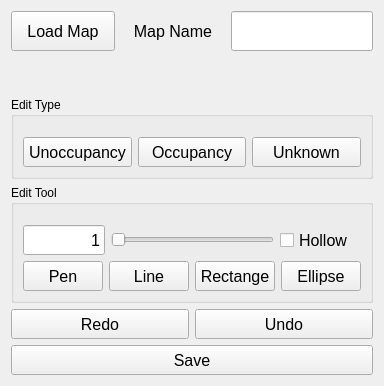
       <widget class="QWidget" name="mapEditPage">
        <property name="enabled">
         <bool>true</bool>
        </property>
        <layout class="QVBoxLayout" name="verticalLayout_3">
         <item>
          <layout class="QHBoxLayout" name="mapEditLoadMapLayout">
           <item>
            <widget class="QPushButton" name="loadMap4EditBtn">
             <property name="sizePolicy">
              <sizepolicy hsizetype="Preferred" vsizetype="Preferred">
               <horstretch>0</horstretch>
               <verstretch>0</verstretch>
              </sizepolicy>
             </property>
             <property name="minimumSize">
              <size>
               <width>0</width>
               <height>40</height>
              </size>
             </property>
             <property name="font">
              <font>
               <pointsize>12</pointsize>
              </font>
             </property>
             <property name="text">
              <string>Load Map</string>
             </property>
            </widget>
           </item>
           <item>
            <widget class="QLabel" name="editMapNameLabel">
             <property name="minimumSize">
              <size>
               <width>0</width>
               <height>40</height>
              </size>
             </property>
             <property name="font">
              <font>
               <pointsize>12</pointsize>
              </font>
             </property>
             <property name="text">
              <string>Map Name</string>
             </property>
             <property name="alignment">
              <set>Qt::AlignCenter</set>
             </property>
            </widget>
           </item>
           <item>
            <widget class="QLineEdit" name="loadMapName4EditLineEdit">
             <property name="sizePolicy">
              <sizepolicy hsizetype="Preferred" vsizetype="Preferred">
               <horstretch>0</horstretch>
               <verstretch>0</verstretch>
              </sizepolicy>
             </property>
             <property name="minimumSize">
              <size>
               <width>0</width>
               <height>40</height>
              </size>
             </property>
             <property name="baseSize">
              <size>
               <width>0</width>
               <height>0</height>
              </size>
             </property>
             <property name="font">
              <font>
               <pointsize>12</pointsize>
              </font>
             </property>
             <property name="alignment">
              <set>Qt::AlignCenter</set>
             </property>
             <property name="readOnly">
              <bool>true</bool>
             </property>
            </widget>
           </item>
          </layout>
         </item>
         <item>
          <spacer name="verticalSpacer_2">
           <property name="orientation">
            <enum>Qt::Vertical</enum>
           </property>
           <property name="sizeHint" stdset="0">
            <size>
             <width>20</width>
             <height>40</height>
            </size>
           </property>
          </spacer>
         </item>
         <item>
          <widget class="QGroupBox" name="editTypeGroupBox">
           <property name="title">
            <string>Edit Type</string>
           </property>
           <property name="flat">
            <bool>false</bool>
           </property>
           <layout class="QHBoxLayout" name="horizontalLayout">
            <property name="topMargin">
             <number>20</number>
            </property>
            <item>
             <widget class="QPushButton" name="unoccupancyBtn">
              <property name="sizePolicy">
               <sizepolicy hsizetype="Minimum" vsizetype="Minimum">
                <horstretch>0</horstretch>
                <verstretch>0</verstretch>
               </sizepolicy>
              </property>
              <property name="minimumSize">
               <size>
                <width>0</width>
                <height>30</height>
               </size>
              </property>
              <property name="baseSize">
               <size>
                <width>0</width>
                <height>30</height>
               </size>
              </property>
              <property name="font">
               <font>
                <pointsize>12</pointsize>
               </font>
              </property>
              <property name="text">
               <string>Unoccupancy</string>
              </property>
              <property name="checkable">
               <bool>true</bool>
              </property>
             </widget>
            </item>
            <item>
             <widget class="QPushButton" name="occupancyBtn">
              <property name="sizePolicy">
               <sizepolicy hsizetype="Minimum" vsizetype="Minimum">
                <horstretch>0</horstretch>
                <verstretch>0</verstretch>
               </sizepolicy>
              </property>
              <property name="minimumSize">
               <size>
                <width>0</width>
                <height>30</height>
               </size>
              </property>
              <property name="baseSize">
               <size>
                <width>0</width>
                <height>30</height>
               </size>
              </property>
              <property name="font">
               <font>
                <pointsize>12</pointsize>
               </font>
              </property>
              <property name="text">
               <string>Occupancy</string>
              </property>
              <property name="checkable">
               <bool>true</bool>
              </property>
             </widget>
            </item>
            <item>
             <widget class="QPushButton" name="unknownBtn">
              <property name="sizePolicy">
               <sizepolicy hsizetype="Minimum" vsizetype="Minimum">
                <horstretch>0</horstretch>
                <verstretch>0</verstretch>
               </sizepolicy>
              </property>
              <property name="minimumSize">
               <size>
                <width>0</width>
                <height>30</height>
               </size>
              </property>
              <property name="baseSize">
               <size>
                <width>0</width>
                <height>30</height>
               </size>
              </property>
              <property name="font">
               <font>
                <pointsize>12</pointsize>
               </font>
              </property>
              <property name="text">
               <string>Unknown</string>
              </property>
              <property name="checkable">
               <bool>true</bool>
              </property>
             </widget>
            </item>
           </layout>
          </widget>
         </item>
         <item>
          <widget class="QGroupBox" name="editToolGroupBox">
           <property name="title">
            <string>Edit Tool</string>
           </property>
           <layout class="QVBoxLayout" name="verticalLayout_8">
            <property name="topMargin">
             <number>20</number>
            </property>
            <item>
             <layout class="QHBoxLayout" name="editToolLayout" stretch="1,2,1">
              <item>
               <widget class="QLineEdit" name="widthLineEdit">
                <property name="minimumSize">
                 <size>
                  <width>0</width>
                  <height>30</height>
                 </size>
                </property>
                <property name="baseSize">
                 <size>
                  <width>0</width>
                  <height>30</height>
                 </size>
                </property>
                <property name="font">
                 <font>
                  <pointsize>12</pointsize>
                 </font>
                </property>
                <property name="text">
                 <string>1</string>
                </property>
                <property name="alignment">
                 <set>Qt::AlignRight|Qt::AlignTrailing|Qt::AlignVCenter</set>
                </property>
                <property name="readOnly">
                 <bool>true</bool>
                </property>
               </widget>
              </item>
              <item>
               <widget class="QSlider" name="widthSlider">
                <property name="minimumSize">
                 <size>
                  <width>0</width>
                  <height>30</height>
                 </size>
                </property>
                <property name="minimum">
                 <number>1</number>
                </property>
                <property name="maximum">
                 <number>10</number>
                </property>
                <property name="pageStep">
                 <number>1</number>
                </property>
                <property name="orientation">
                 <enum>Qt::Horizontal</enum>
                </property>
               </widget>
              </item>
              <item>
               <widget class="QCheckBox" name="hollowCheckBox">
                <property name="minimumSize">
                 <size>
                  <width>0</width>
                  <height>30</height>
                 </size>
                </property>
                <property name="font">
                 <font>
                  <pointsize>12</pointsize>
                 </font>
                </property>
                <property name="text">
                 <string>Hollow</string>
                </property>
               </widget>
              </item>
             </layout>
            </item>
            <item>
             <layout class="QHBoxLayout" name="editToolBtnLayout">
              <item>
               <widget class="QPushButton" name="penBtn">
                <property name="minimumSize">
                 <size>
                  <width>0</width>
                  <height>30</height>
                 </size>
                </property>
                <property name="font">
                 <font>
                  <pointsize>12</pointsize>
                 </font>
                </property>
                <property name="text">
                 <string>Pen</string>
                </property>
                <property name="checkable">
                 <bool>true</bool>
                </property>
               </widget>
              </item>
              <item>
               <widget class="QPushButton" name="lineShapeBtn">
                <property name="minimumSize">
                 <size>
                  <width>0</width>
                  <height>30</height>
                 </size>
                </property>
                <property name="font">
                 <font>
                  <pointsize>12</pointsize>
                 </font>
                </property>
                <property name="text">
                 <string>Line</string>
                </property>
                <property name="checkable">
                 <bool>true</bool>
                </property>
               </widget>
              </item>
              <item>
               <widget class="QPushButton" name="rectShapeBtn">
                <property name="minimumSize">
                 <size>
                  <width>0</width>
                  <height>30</height>
                 </size>
                </property>
                <property name="font">
                 <font>
                  <pointsize>12</pointsize>
                 </font>
                </property>
                <property name="text">
                 <string>Rectange</string>
                </property>
                <property name="checkable">
                 <bool>true</bool>
                </property>
               </widget>
              </item>
              <item>
               <widget class="QPushButton" name="ellipseShapeBtn">
                <property name="minimumSize">
                 <size>
                  <width>0</width>
                  <height>30</height>
                 </size>
                </property>
                <property name="font">
                 <font>
                  <pointsize>12</pointsize>
                 </font>
                </property>
                <property name="text">
                 <string>Ellipse</string>
                </property>
                <property name="checkable">
                 <bool>true</bool>
                </property>
               </widget>
              </item>
             </layout>
            </item>
           </layout>
          </widget>
         </item>
         <item>
          <layout class="QHBoxLayout" name="redoundoLayout">
           <item>
            <widget class="QPushButton" name="redoBtn">
             <property name="sizePolicy">
              <sizepolicy hsizetype="Minimum" vsizetype="Minimum">
               <horstretch>0</horstretch>
               <verstretch>0</verstretch>
              </sizepolicy>
             </property>
             <property name="minimumSize">
              <size>
               <width>0</width>
               <height>30</height>
              </size>
             </property>
             <property name="baseSize">
              <size>
               <width>0</width>
               <height>30</height>
              </size>
             </property>
             <property name="font">
              <font>
               <pointsize>12</pointsize>
              </font>
             </property>
             <property name="text">
              <string>Redo</string>
             </property>
            </widget>
           </item>
           <item>
            <widget class="QPushButton" name="undoBtn">
             <property name="sizePolicy">
              <sizepolicy hsizetype="Minimum" vsizetype="Minimum">
               <horstretch>0</horstretch>
               <verstretch>0</verstretch>
              </sizepolicy>
             </property>
             <property name="minimumSize">
              <size>
               <width>0</width>
               <height>30</height>
              </size>
             </property>
             <property name="baseSize">
              <size>
               <width>0</width>
               <height>30</height>
              </size>
             </property>
             <property name="font">
              <font>
               <pointsize>12</pointsize>
              </font>
             </property>
             <property name="text">
              <string>Undo</string>
             </property>
            </widget>
           </item>
          </layout>
         </item>
         <item>
          <widget class="QPushButton" name="saveBtn">
           <property name="sizePolicy">
            <sizepolicy hsizetype="Minimum" vsizetype="Minimum">
             <horstretch>0</horstretch>
             <verstretch>0</verstretch>
            </sizepolicy>
           </property>
           <property name="minimumSize">
            <size>
             <width>0</width>
             <height>30</height>
            </size>
           </property>
           <property name="baseSize">
            <size>
             <width>0</width>
             <height>30</height>
            </size>
           </property>
           <property name="font">
            <font>
             <pointsize>12</pointsize>
            </font>
           </property>
           <property name="text">
            <string>Save</string>
           </property>
          </widget>
         </item>
        </layout>
       </widget>
